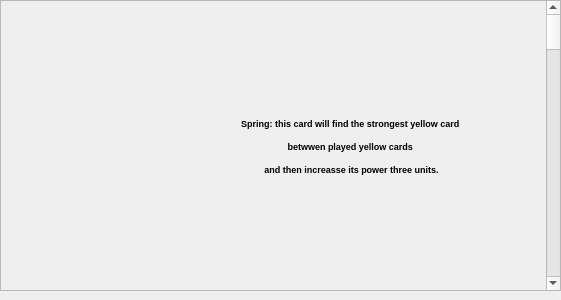
<?xml version="1.0" encoding="UTF-8"?>
<ui version="4.0">
 <class>Help</class>
 <widget class="QDialog" name="Help">
  <property name="geometry">
   <rect>
    <x>0</x>
    <y>0</y>
    <width>561</width>
    <height>300</height>
   </rect>
  </property>
  <property name="windowTitle">
   <string>Help</string>
  </property>
  <widget class="QScrollArea" name="scrollArea">
   <property name="geometry">
    <rect>
     <x>0</x>
     <y>0</y>
     <width>561</width>
     <height>291</height>
    </rect>
   </property>
   <property name="widgetResizable">
    <bool>false</bool>
   </property>
   <widget class="QWidget" name="scrollAreaWidgetContents">
    <property name="geometry">
     <rect>
      <x>0</x>
      <y>0</y>
      <width>529</width>
      <height>2159</height>
     </rect>
    </property>
    <widget class="QLabel" name="HelpPhoto">
     <property name="geometry">
      <rect>
       <x>0</x>
       <y>0</y>
       <width>191</width>
       <height>261</height>
      </rect>
     </property>
     <property name="minimumSize">
      <size>
       <width>20</width>
       <height>30</height>
      </size>
     </property>
     <property name="maximumSize">
      <size>
       <width>10000</width>
       <height>10000</height>
      </size>
     </property>
     <property name="text">
      <string>&lt;!DOCTYPE HTML PUBLIC &quot;-//W3C//DTD HTML 4.0//EN&quot; &quot;http://www.w3.org/TR/REC-html40/strict.dtd&quot;&gt;
&lt;html&gt;&lt;head&gt;&lt;meta name=&quot;qrichtext&quot; content=&quot;1&quot; /&gt;&lt;style type=&quot;text/css&quot;&gt;
p, li { white-space: pre-wrap; }
&lt;/style&gt;&lt;/head&gt;&lt;body style=&quot; font-family:'MS Shell Dlg 2'; font-size:8pt; font-weight:400; font-style:normal;&quot;&gt;
&lt;p align=&quot;center&quot; style=&quot; margin-top:12px; margin-bottom:12px; margin-left:0px; margin-right:0px; -qt-block-indent:0; text-indent:0px;&quot;&gt;&lt;img src=&quot;:/Assets/Banafsh/Bahar.png&quot; /&gt;&lt;/p&gt;&lt;/body&gt;&lt;/html&gt;</string>
     </property>
    </widget>
    <widget class="QLabel" name="HelpText">
     <property name="geometry">
      <rect>
       <x>190</x>
       <y>30</y>
       <width>321</width>
       <height>231</height>
      </rect>
     </property>
     <property name="text">
      <string>&lt;html&gt;&lt;head/&gt;&lt;body&gt;&lt;p align=&quot;center&quot;&gt;&lt;span style=&quot; font-size:7pt; font-weight:600;&quot;&gt;Spring: this card will find the strongest yellow card &lt;/span&gt;&lt;/p&gt;&lt;p align=&quot;center&quot;&gt;&lt;span style=&quot; font-size:7pt; font-weight:600;&quot;&gt;betwwen played yellow cards &lt;/span&gt;&lt;/p&gt;&lt;p align=&quot;center&quot;&gt;&lt;span style=&quot; font-size:7pt; font-weight:600;&quot;&gt;and then increasse its power three units.&lt;/span&gt;&lt;/p&gt;&lt;/body&gt;&lt;/html&gt;</string>
     </property>
    </widget>
    <widget class="QLabel" name="HelpPhoto_2">
     <property name="geometry">
      <rect>
       <x>10</x>
       <y>270</y>
       <width>181</width>
       <height>271</height>
      </rect>
     </property>
     <property name="text">
      <string>&lt;html&gt;&lt;head/&gt;&lt;body&gt;&lt;p align=&quot;center&quot;&gt;&lt;img src=&quot;:/Assets/Banafsh/Zemestan.png&quot;/&gt;&lt;/p&gt;&lt;/body&gt;&lt;/html&gt;</string>
     </property>
    </widget>
    <widget class="QLabel" name="HelpText_2">
     <property name="geometry">
      <rect>
       <x>210</x>
       <y>290</y>
       <width>301</width>
       <height>231</height>
      </rect>
     </property>
     <property name="text">
      <string>&lt;html&gt;&lt;head/&gt;&lt;body&gt;&lt;p align=&quot;center&quot;&gt;&lt;span style=&quot; font-size:7pt; font-weight:600;&quot;&gt;Winter : this card will decrease&lt;/span&gt;&lt;/p&gt;&lt;p align=&quot;center&quot;&gt;&lt;span style=&quot; font-size:7pt; font-weight:600;&quot;&gt;all the played cards powers to 1 .&lt;/span&gt;&lt;/p&gt;&lt;/body&gt;&lt;/html&gt;</string>
     </property>
    </widget>
    <widget class="QLabel" name="HelpPhoto_3">
     <property name="geometry">
      <rect>
       <x>10</x>
       <y>540</y>
       <width>181</width>
       <height>271</height>
      </rect>
     </property>
     <property name="text">
      <string>&lt;html&gt;&lt;head/&gt;&lt;body&gt;&lt;p align=&quot;center&quot;&gt;&lt;img src=&quot;:/Assets/Banafsh/Parcham_Dar.png&quot;/&gt;&lt;/p&gt;&lt;/body&gt;&lt;/html&gt;</string>
     </property>
    </widget>
    <widget class="QLabel" name="HelpPhoto_4">
     <property name="geometry">
      <rect>
       <x>20</x>
       <y>800</y>
       <width>181</width>
       <height>271</height>
      </rect>
     </property>
     <property name="text">
      <string>&lt;html&gt;&lt;head/&gt;&lt;body&gt;&lt;p&gt;&lt;img src=&quot;:/Assets/Banafsh/Matarsak.png&quot;/&gt;&lt;/p&gt;&lt;/body&gt;&lt;/html&gt;</string>
     </property>
    </widget>
    <widget class="QLabel" name="HelpPhoto_5">
     <property name="geometry">
      <rect>
       <x>20</x>
       <y>1060</y>
       <width>181</width>
       <height>271</height>
      </rect>
     </property>
     <property name="text">
      <string>&lt;html&gt;&lt;head/&gt;&lt;body&gt;&lt;p&gt;&lt;img src=&quot;:/Assets/Banafsh/Rish_Sefid.png&quot;/&gt;&lt;/p&gt;&lt;/body&gt;&lt;/html&gt;</string>
     </property>
    </widget>
    <widget class="QLabel" name="HelpPhoto_6">
     <property name="geometry">
      <rect>
       <x>20</x>
       <y>1330</y>
       <width>181</width>
       <height>271</height>
      </rect>
     </property>
     <property name="text">
      <string>&lt;html&gt;&lt;head/&gt;&lt;body&gt;&lt;p&gt;&lt;img src=&quot;:/Assets/Banafsh/Shir_Zan.png&quot;/&gt;&lt;/p&gt;&lt;/body&gt;&lt;/html&gt;</string>
     </property>
    </widget>
    <widget class="QLabel" name="HelpPhoto_7">
     <property name="geometry">
      <rect>
       <x>20</x>
       <y>1600</y>
       <width>181</width>
       <height>271</height>
      </rect>
     </property>
     <property name="text">
      <string>&lt;html&gt;&lt;head/&gt;&lt;body&gt;&lt;p&gt;&lt;img src=&quot;:/Assets/Banafsh/Tabl_Zan.png&quot;/&gt;&lt;/p&gt;&lt;/body&gt;&lt;/html&gt;</string>
     </property>
    </widget>
    <widget class="QLabel" name="HelpPhoto_8">
     <property name="geometry">
      <rect>
       <x>20</x>
       <y>1860</y>
       <width>181</width>
       <height>271</height>
      </rect>
     </property>
     <property name="text">
      <string>&lt;html&gt;&lt;head/&gt;&lt;body&gt;&lt;p&gt;&lt;img src=&quot;:/Assets/Banafsh/Shah_Dokht.png&quot;/&gt;&lt;/p&gt;&lt;/body&gt;&lt;/html&gt;</string>
     </property>
    </widget>
    <widget class="QLabel" name="HelpText_3">
     <property name="geometry">
      <rect>
       <x>200</x>
       <y>560</y>
       <width>321</width>
       <height>231</height>
      </rect>
     </property>
     <property name="text">
      <string>&lt;html&gt;&lt;head/&gt;&lt;body&gt;&lt;p align=&quot;center&quot;&gt;&lt;span style=&quot; font-weight:600;&quot;&gt;Flagbearer : if you play this card war will be over .&lt;/span&gt;&lt;/p&gt;&lt;/body&gt;&lt;/html&gt;</string>
     </property>
    </widget>
    <widget class="QLabel" name="HelpText_4">
     <property name="geometry">
      <rect>
       <x>200</x>
       <y>780</y>
       <width>321</width>
       <height>231</height>
      </rect>
     </property>
     <property name="text">
      <string>&lt;html&gt;&lt;head/&gt;&lt;body&gt;&lt;p align=&quot;center&quot;&gt;&lt;span style=&quot; font-weight:600;&quot;&gt;Scarecrow : if you play this card you can &lt;/span&gt;&lt;/p&gt;&lt;p align=&quot;center&quot;&gt;&lt;span style=&quot; font-weight:600;&quot;&gt;return one of your played cards to your hands&lt;/span&gt;&lt;/p&gt;&lt;/body&gt;&lt;/html&gt;</string>
     </property>
    </widget>
    <widget class="QLabel" name="HelpText_5">
     <property name="geometry">
      <rect>
       <x>190</x>
       <y>1080</y>
       <width>341</width>
       <height>231</height>
      </rect>
     </property>
     <property name="text">
      <string>&lt;html&gt;&lt;head/&gt;&lt;body&gt;&lt;p align=&quot;center&quot;&gt;&lt;span style=&quot; font-weight:600;&quot;&gt;Chief : if you play this card you will be owner of the &lt;/span&gt;&lt;/p&gt;&lt;p align=&quot;center&quot;&gt;&lt;span style=&quot; font-weight:600;&quot;&gt;peace mark&lt;/span&gt;&lt;/p&gt;&lt;p align=&quot;center&quot;&gt;&lt;span style=&quot; font-weight:600;&quot;&gt;and strogest cards on the played cards&lt;/span&gt;&lt;/p&gt;&lt;p align=&quot;center&quot;&gt;&lt;span style=&quot; font-weight:600;&quot;&gt;will be deactivated .&lt;/span&gt;&lt;/p&gt;&lt;/body&gt;&lt;/html&gt;</string>
     </property>
    </widget>
    <widget class="QLabel" name="HelpText_6">
     <property name="geometry">
      <rect>
       <x>200</x>
       <y>1350</y>
       <width>321</width>
       <height>231</height>
      </rect>
     </property>
     <property name="text">
      <string>&lt;html&gt;&lt;head/&gt;&lt;body&gt;&lt;p align=&quot;center&quot;&gt;heroine : the player that he has played &lt;/p&gt;&lt;p align=&quot;center&quot;&gt;more heroin at the end &lt;/p&gt;&lt;p align=&quot;center&quot;&gt;of the war will locate next war mark .&lt;/p&gt;&lt;/body&gt;&lt;/html&gt;</string>
     </property>
    </widget>
    <widget class="QLabel" name="HelpText_7">
     <property name="geometry">
      <rect>
       <x>200</x>
       <y>1600</y>
       <width>321</width>
       <height>231</height>
      </rect>
     </property>
     <property name="text">
      <string>&lt;html&gt;&lt;head/&gt;&lt;body&gt;&lt;p align=&quot;center&quot;&gt;&lt;span style=&quot; font-weight:600;&quot;&gt;Drummer : if you play this card the &lt;/span&gt;&lt;/p&gt;&lt;p align=&quot;center&quot;&gt;&lt;span style=&quot; font-weight:600;&quot;&gt;power of your cards will be doubled .&lt;/span&gt;&lt;/p&gt;&lt;/body&gt;&lt;/html&gt;</string>
     </property>
    </widget>
    <widget class="QLabel" name="HelpText_8">
     <property name="geometry">
      <rect>
       <x>200</x>
       <y>1880</y>
       <width>331</width>
       <height>231</height>
      </rect>
     </property>
     <property name="text">
      <string>&lt;html&gt;&lt;head/&gt;&lt;body&gt;&lt;p align=&quot;center&quot;&gt;&lt;span style=&quot; font-weight:600;&quot;&gt;Brave girl : no cards will effect on this card power .&lt;/span&gt;&lt;/p&gt;&lt;/body&gt;&lt;/html&gt;</string>
     </property>
    </widget>
   </widget>
  </widget>
 </widget>
 <resources/>
 <connections/>
</ui>
